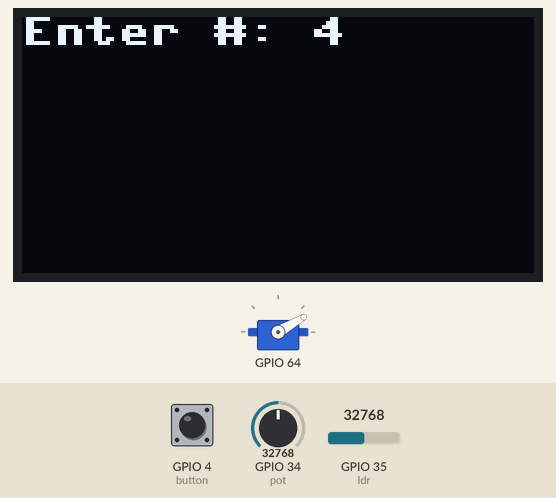
A program run on a simulated ESP32 board running MicroPython. Shown: 128×64 one-colour display, servo. Inputs (shaded band) come from the test bench; at power-on: GPIO 34 (pot) = 32768, GPIO 4 (button) LOW, GPIO 35 (ldr) = 32768 (analog values on the 0–65535 scale).

Above: at 1.2 s.
1.3 s: GPIO 34 (pot) set to 45874
At 1.7 s:
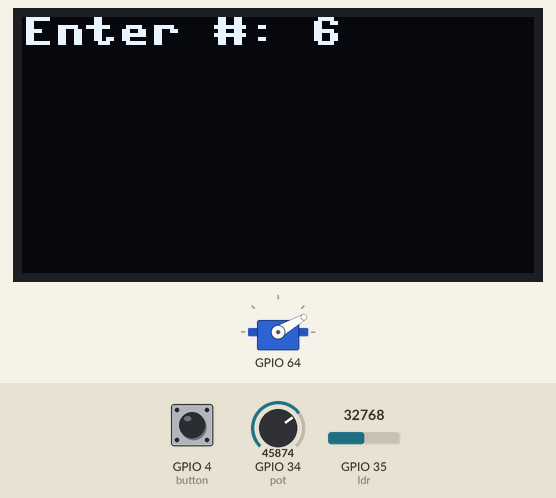
2.9 s: GPIO 34 (pot) set to 57670
At 3.9 s:
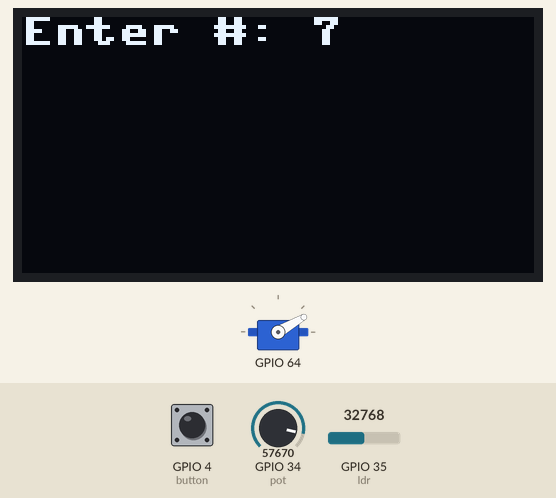
4.4 s: GPIO 34 (pot) set to 65535
At 4.8 s:
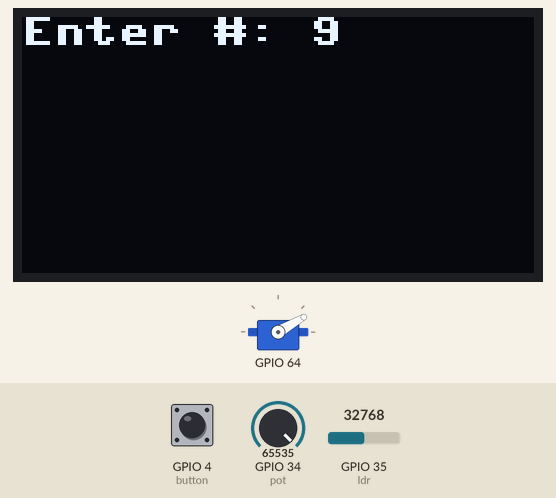
5.9 s: GPIO 4 (button) pulsed HIGH 5 times (0.12 s each, 0.3 s apart)
At 7.7 s:
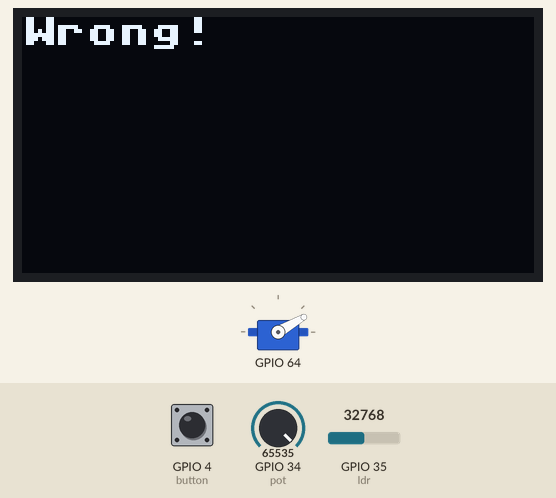
9.9 s: GPIO 34 (pot) set to 64560
At 10.6 s:
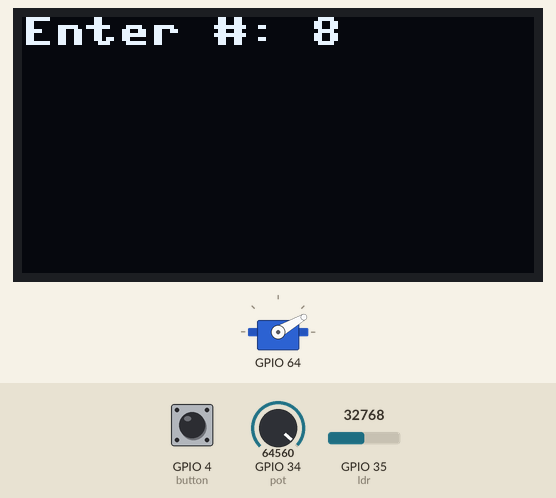
Timing chart, 0 to 12.4 s (numbered marks = the images above; inputs shaded):
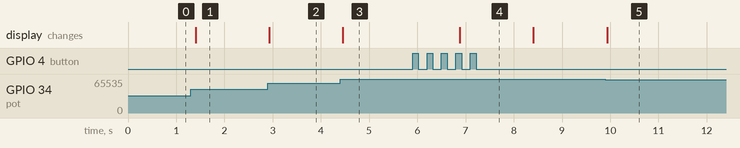

The program:

kasamicropython.py
```python
from machine import Pin, ADC, I2C
from time import sleep
from picobricks import SSD1306_I2C, MotorDriver


BUTTON_PIN = 4
POT_PIN    = 34
LDR_PIN    = 35

SCREEN_WIDTH  = 128
SCREEN_HEIGHT = 64
SCREEN_ADDRESS = 0x3C

OPEN_POSITION   = 0
CLOSED_POSITION = 30
LIGHT_THRESHOLD = 500

THRESHOLD_16 = LIGHT_THRESHOLD * 65535 // 4095


correct_password = [1, 1, 1, 1]
entered_password = [0, 0, 0, 0]


state = 0
pass_index = 0
old_digit = -1
button_released = True


i2c = I2C(0, scl=Pin(22), sda=Pin(21))
oled = SSD1306_I2C(SCREEN_WIDTH, SCREEN_HEIGHT, i2c, addr=SCREEN_ADDRESS)
motor = MotorDriver(i2c)


button = Pin(BUTTON_PIN, Pin.IN, Pin.PULL_DOWN)
pot    = ADC(Pin(POT_PIN))
ldr    = ADC(Pin(LDR_PIN))


def password_check():
    for a, b in zip(correct_password, entered_password):
        if a != b:
            return False
    return True


def lock_safe():
    oled.fill(0)
    oled.text("Locking...", 0, 0)
    oled.show()
    motor.servo(1, CLOSED_POSITION)
    sleep(0.5)
    oled.fill(0)
    oled.show()


def unlock_safe():
    oled.fill(0)
    oled.text("Unlocked!", 0, 0)
    oled.show()
    motor.servo(1, OPEN_POSITION)
    sleep(0.5)


oled.fill(0)
oled.text("Safe Box", 0, 0)
oled.show()
motor.servo(1, CLOSED_POSITION)


while True:
    ldr_val = ldr.read_u16()


    if state == 1:
        if ldr_val > THRESHOLD_16:
            state = 2
        sleep(0.1)
        continue


    if state == 2:
        if ldr_val < THRESHOLD_16:
            lock_safe()
            state = 0
        sleep(0.1)
        continue


    raw = pot.read_u16()
    digit = raw * 9  // 65535

    if digit != old_digit:
        old_digit = digit
        oled.fill(0)
        oled.text(f"Enter #: {digit}", 0, 0)
        oled.show()


    if button.value() == 1 and button_released:
        button_released = False
        entered_password[pass_index] = digit
        pass_index += 1

        if pass_index >= 4:
            if password_check():
                unlock_safe()
                state = 1
            else:
                oled.fill(0)
                oled.text("Wrong!", 0, 0)
                oled.show()
                sleep(1.5)
                oled.fill(0)
                oled.show()
            pass_index = 0

    if button.value() == 0:
        button_released = True

    sleep(0.1)
```

Measured:
- the behaviour switches between 65535 and 65520 on GPIO 34 (pot) (found by bisection; images 4 and 5)
- after the input at 1.3 s, the display: changes after 0.10 s (image 1)
- after the input at 2.9 s, the display: changes at once (image 2)
- after the input at 4.4 s, the display: changes after 0.06 s (image 3)
- after the input at 5.9 s, the display: changes after 0.98 s (image 4)
- after the input at 9.9 s, the display: changes at once (image 5)
